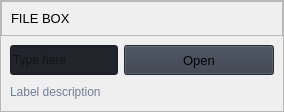
                        <widget class="QFrame" name="row_1">
                         <property name="frameShape">
                          <enum>QFrame::StyledPanel</enum>
                         </property>
                         <property name="frameShadow">
                          <enum>QFrame::Raised</enum>
                         </property>
                         <layout class="QVBoxLayout" name="verticalLayout_16">
                          <property name="spacing">
                           <number>0</number>
                          </property>
                          <property name="leftMargin">
                           <number>0</number>
                          </property>
                          <property name="topMargin">
                           <number>0</number>
                          </property>
                          <property name="rightMargin">
                           <number>0</number>
                          </property>
                          <property name="bottomMargin">
                           <number>0</number>
                          </property>
                          <item>
                           <widget class="QFrame" name="frame_div_content_1">
                            <property name="minimumSize">
                             <size>
                              <width>0</width>
                              <height>110</height>
                             </size>
                            </property>
                            <property name="maximumSize">
                             <size>
                              <width>16777215</width>
                              <height>110</height>
                             </size>
                            </property>
                            <property name="frameShape">
                             <enum>QFrame::NoFrame</enum>
                            </property>
                            <property name="frameShadow">
                             <enum>QFrame::Raised</enum>
                            </property>
                            <layout class="QVBoxLayout" name="verticalLayout_17">
                             <property name="spacing">
                              <number>0</number>
                             </property>
                             <property name="leftMargin">
                              <number>0</number>
                             </property>
                             <property name="topMargin">
                              <number>0</number>
                             </property>
                             <property name="rightMargin">
                              <number>0</number>
                             </property>
                             <property name="bottomMargin">
                              <number>0</number>
                             </property>
                             <item>
                              <widget class="QFrame" name="frame_title_wid_1">
                               <property name="maximumSize">
                                <size>
                                 <width>16777215</width>
                                 <height>35</height>
                                </size>
                               </property>
                               <property name="frameShape">
                                <enum>QFrame::StyledPanel</enum>
                               </property>
                               <property name="frameShadow">
                                <enum>QFrame::Raised</enum>
                               </property>
                               <layout class="QVBoxLayout" name="verticalLayout_18">
                                <item>
                                 <widget class="QLabel" name="labelBoxBlenderInstalation">
                                  <property name="font">
                                   <font>
                                    <family>Segoe UI</family>
                                    <pointsize>10</pointsize>
                                    <italic>false</italic>
                                    <bold>false</bold>
                                   </font>
                                  </property>
                                  <property name="styleSheet">
                                   <string notr="true"/>
                                  </property>
                                  <property name="text">
                                   <string>FILE BOX</string>
                                  </property>
                                 </widget>
                                </item>
                               </layout>
                              </widget>
                             </item>
                             <item>
                              <widget class="QFrame" name="frame_content_wid_1">
                               <property name="frameShape">
                                <enum>QFrame::NoFrame</enum>
                               </property>
                               <property name="frameShadow">
                                <enum>QFrame::Raised</enum>
                               </property>
                               <layout class="QHBoxLayout" name="horizontalLayout_9">
                                <item>
                                 <layout class="QGridLayout" name="gridLayout">
                                  <property name="bottomMargin">
                                   <number>0</number>
                                  </property>
                                  <item row="0" column="0">
                                   <widget class="QLineEdit" name="lineEdit">
                                    <property name="minimumSize">
                                     <size>
                                      <width>0</width>
                                      <height>30</height>
                                     </size>
                                    </property>
                                    <property name="styleSheet">
                                     <string notr="true">background-color: rgb(33, 37, 43);</string>
                                    </property>
                                    <property name="text">
                                     <string/>
                                    </property>
                                    <property name="placeholderText">
                                     <string>Type here</string>
                                    </property>
                                   </widget>
                                  </item>
                                  <item row="0" column="1">
                                   <widget class="QPushButton" name="pushButton">
                                    <property name="minimumSize">
                                     <size>
                                      <width>150</width>
                                      <height>30</height>
                                     </size>
                                    </property>
                                    <property name="font">
                                     <font>
                                      <family>Segoe UI</family>
                                      <pointsize>10</pointsize>
                                      <italic>false</italic>
                                      <bold>false</bold>
                                     </font>
                                    </property>
                                    <property name="cursor">
                                     <cursorShape>PointingHandCursor</cursorShape>
                                    </property>
                                    <property name="styleSheet">
                                     <string notr="true">background-color: rgb(52, 59, 72);</string>
                                    </property>
                                    <property name="text">
                                     <string>Open</string>
                                    </property>
                                    <property name="icon">
                                     <iconset resource="resources.qrc">
                                      <normaloff>:/icons/images/icons/cil-folder-open.png</normaloff>:/icons/images/icons/cil-folder-open.png</iconset>
                                    </property>
                                   </widget>
                                  </item>
                                  <item row="1" column="0" colspan="2">
                                   <widget class="QLabel" name="labelVersion_3">
                                    <property name="styleSheet">
                                     <string notr="true">color: rgb(113, 126, 149);</string>
                                    </property>
                                    <property name="lineWidth">
                                     <number>1</number>
                                    </property>
                                    <property name="text">
                                     <string>Label description</string>
                                    </property>
                                    <property name="alignment">
                                     <set>Qt::AlignLeading|Qt::AlignLeft|Qt::AlignVCenter</set>
                                    </property>
                                   </widget>
                                  </item>
                                 </layout>
                                </item>
                               </layout>
                              </widget>
                             </item>
                            </layout>
                           </widget>
                          </item>
                         </layout>
                        </widget>
